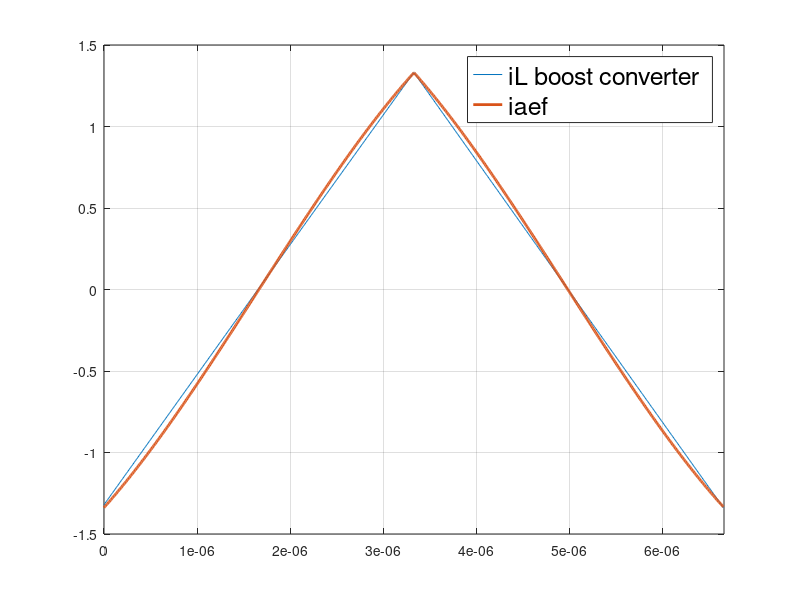
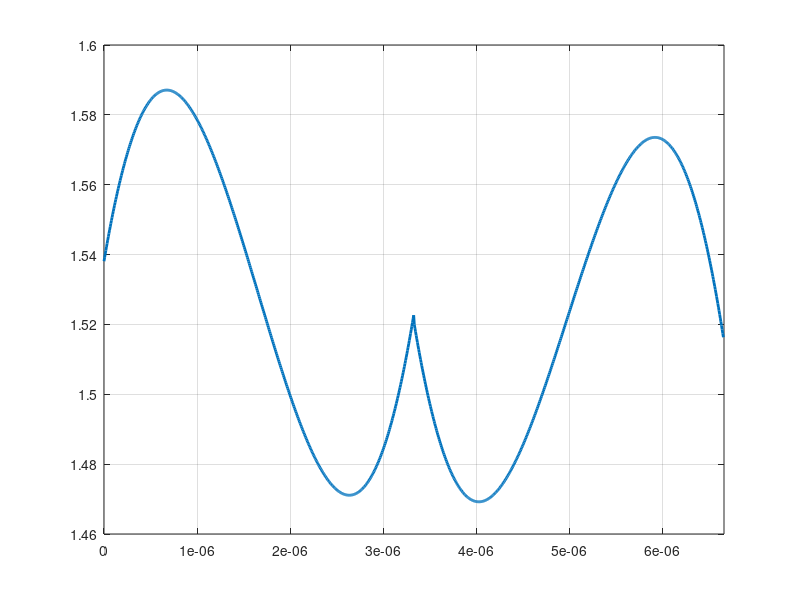

Write MATLAB code to recreate these figures, in order.
clc
clear all

format long
Tsw=6.66e-6; % This frequency is 150kHz
fsw=1/Tsw;
cycle = 1;
%Tsw = 1e-6; % 1MHz
sample = 1000;
t=linspace(0,1*Tsw,sample*1);

Lo=250e-6;
Ro=0.5;
Vs=200; % 200 % 160 % 120
Vo=400;
Io=0.2; % 0.2 %0.6 % 1.4
D=0.5;
iL_boost = [];
for k=1:(numel(t)-1)
    if (mod(t(k),Tsw) <= D*Tsw)
        iL_boost=[iL_boost (Io*exp(-Ro*mod(t(k),Tsw)/Lo) + (Vs/Ro)*(1-exp(-Ro*mod(t(k),Tsw)/Lo)))];
        Io_save=iL_boost(k);
    elseif (mod(t(k),Tsw) < (Tsw))
        iL_boost=[iL_boost (Io_save*exp(-Ro*(mod(t(k),Tsw)-D*Tsw)/Lo) + ((Vs-Vo)/Ro)*(1-exp(-Ro*(mod(t(k),Tsw)-D*Tsw)/Lo)))];
    end  
end

iL_boost_cycle=[];
time=[];
for i=1:cycle
    iL_boost_cycle=[iL_boost_cycle iL_boost];
    time=[time ((i-1)*Tsw+t(1:end-1))];
end

max_iL_boost=max(iL_boost_cycle);
min_iL_boost=min(iL_boost_cycle);
% dc value of dc-dc boost converter
dc_iL_boost=mean(iL_boost_cycle)%(max_iL_boost+min_iL_boost)/2;% mean(iL_boost_cycle);%

% Currents for AEF filter
Lf= 4.7e-6;
Cf= 1e-6;
Rf=2*Lf/Lo*Ro; %Rf = 0.1;
wo=1/(Lf*Cf)^0.5;
alpha=Rf/(2*Lf);
damping_factor = alpha/wo;
wd=wo*(1-damping_factor^2)^0.5;

%i_aef = exp(-alpha*t)*(B1*cos(wd*t) + B2*sin(wd*t))
B1 = -(min_iL_boost-dc_iL_boost);
B2 = (-(max_iL_boost-dc_iL_boost)/ exp(-alpha*D*Tsw)-B1*cos(wd*D*Tsw))/sin(wd*D*Tsw);
B3 = -(max_iL_boost-dc_iL_boost);
B4 = (-(min_iL_boost-dc_iL_boost)/ exp(-alpha*(1-D)*Tsw)-B3*cos(wd*(1-D)*Tsw))/sin(wd*(1-D)*Tsw);

if (0)
    B1 = max_iL_boost-dc_iL_boost;
    B2 = ((min_iL_boost-dc_iL_boost)/ exp(-alpha*D*Tsw)-B1*cos(wd*D*Tsw))/sin(wd*D*Tsw);
    B3 = (min_iL_boost-dc_iL_boost);
    B4 = ((max_iL_boost-dc_iL_boost)/ exp(-alpha*(1-D)*Tsw)-B3*cos(wd*(1-D)*Tsw))/sin(wd*(1-D)*Tsw);
end

iL_aef = [];
for k=1:(numel(t)-1)
    if (mod(t(k),Tsw) <= D*Tsw)
        iL_aef=[iL_aef (exp(-alpha*mod(t(k),Tsw))*(B1*cos(wd*mod(t(k),Tsw)) + B2*sin(wd*mod(t(k),Tsw))))];
    elseif (mod(t(k),Tsw) < Tsw)
        %iL_aef=[iL_aef (exp(-alpha*mod(t(k),Tsw))*(-B3*cos(wd*mod(t(k),Tsw)) - B4*sin(wd*mod(t(k),Tsw))))];
        iL_aef=[iL_aef (exp(-alpha*(mod(t(k),Tsw)-D*Tsw))*(B3*cos(wd*(mod(t(k),Tsw)-D*Tsw))+B4*sin(wd*(mod(t(k),Tsw)-D*Tsw))))];
    end  
end

iL_aef_cycle = [];
for i=1:cycle
    iL_aef_cycle=[iL_aef_cycle iL_aef];
end


% current from dc source
i_diff = iL_boost_cycle+iL_aef_cycle;
if (1)
figure('Name','Plot IL_bst vs. IL_aef');
%i1(1:end-1)=i1(2:end);
%plot(t(sample*1:end),iL_boost(sample*1:end),t(sample*1:end),iL_boost(sample*1:end)-dc_iL_boost,'LineWidth',1.5);
%plot(t(sample*1:end),iL_boost(sample*1:end),t(sample*1:end),iL_boost(sample*1:end)-dc_iL_boost,t(sample*1:end),iL_aef(sample*1:end),t(sample*1:end),i_diff(sample*1:end),'LineWidth',2);
plot(time(1:end),iL_boost_cycle(1:end)-dc_iL_boost,time(1:end),-iL_aef_cycle(1:end),'LineWidth',2);
xlim([0*Tsw cycle*Tsw]);
grid on
legend('iL boost converter','iaef','FontSize',18);

figure('Name','Source current Is');
plot(time(1:end),i_diff(1:end),'LineWidth',2);
xlim([0*Tsw cycle*Tsw]);
grid on
end

Ts = mean(diff(time)); % sampling interval
Fs = 1/Ts;
Fn = Fs/2;
N = length(time);
fft_i_diff = fft(i_diff-mean(i_diff))/N;
fft_i_boost = fft(iL_boost_cycle-mean(iL_boost_cycle))/N;
Fv = linspace(0, 1, fix(N/2)+1)*Fn;                 % Frequency Vector
Iv = 1:length(Fv);                                  % Index Vector
fft_i_diff_mag=mag2db(abs(fft_i_diff(Iv)));
fft_i_boost_mag=mag2db(abs(fft_i_boost(Iv)));
source_Ai = max(fft_i_diff_mag)
boost_Ai  = max(fft_i_boost_mag)
attenuation_Ai = source_Ai-boost_Ai
if (0)
figure();
semilogx(Fv, fft_i_diff_mag);
grid on
title('Fourier Transform Of Original Signal ‘X’')
xlabel('Frequency (Hz)')
ylabel('Amplitude')
xlim([100e3 10e6]);

figure(); 
semilogx(Fv,fft_i_boost_mag);
grid on
title('Fourier Transform Of boost converter current')
xlabel('Frequency (Hz)')
ylabel('Amplitude')
xlim([100e3 10e6]);
end



